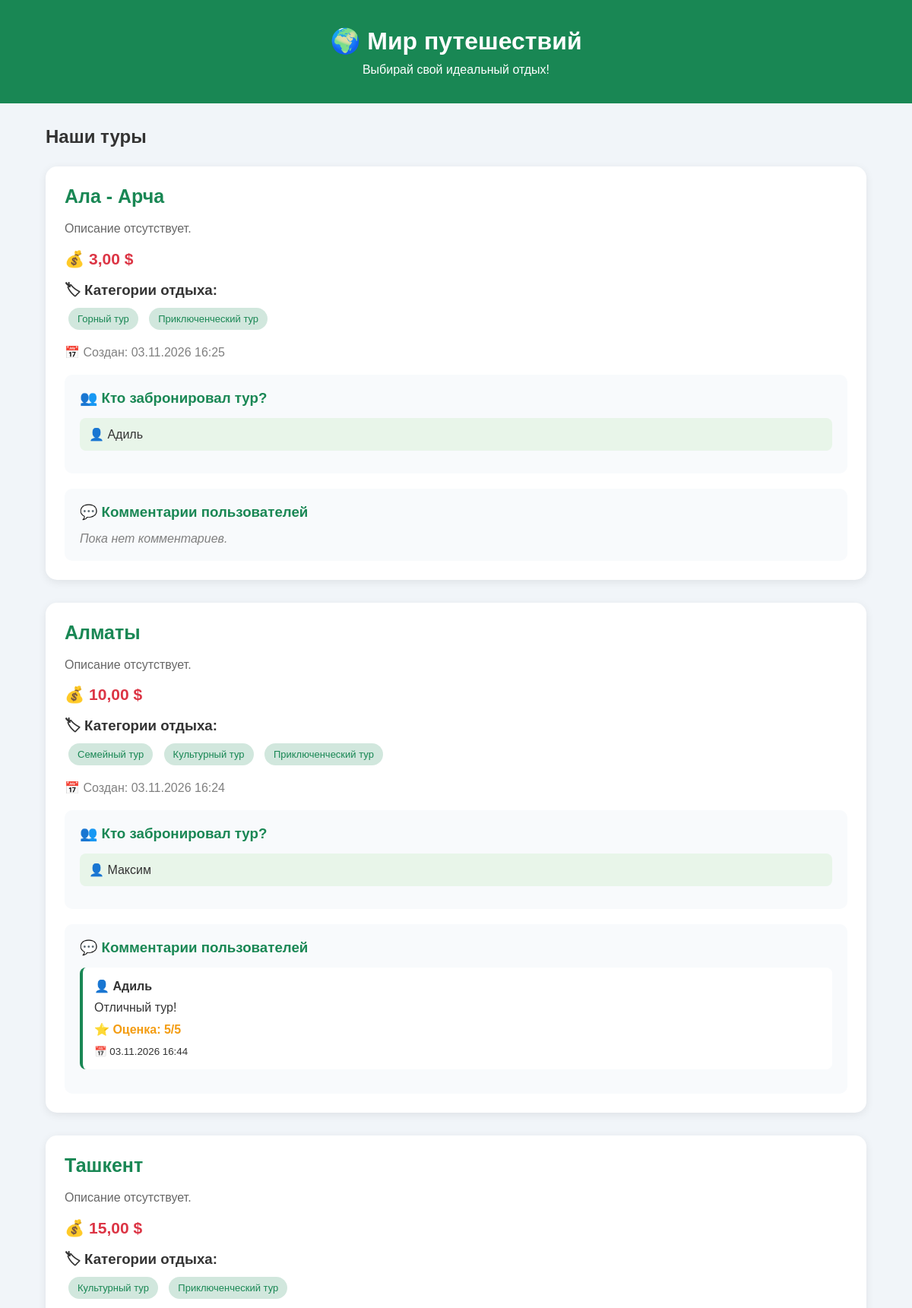
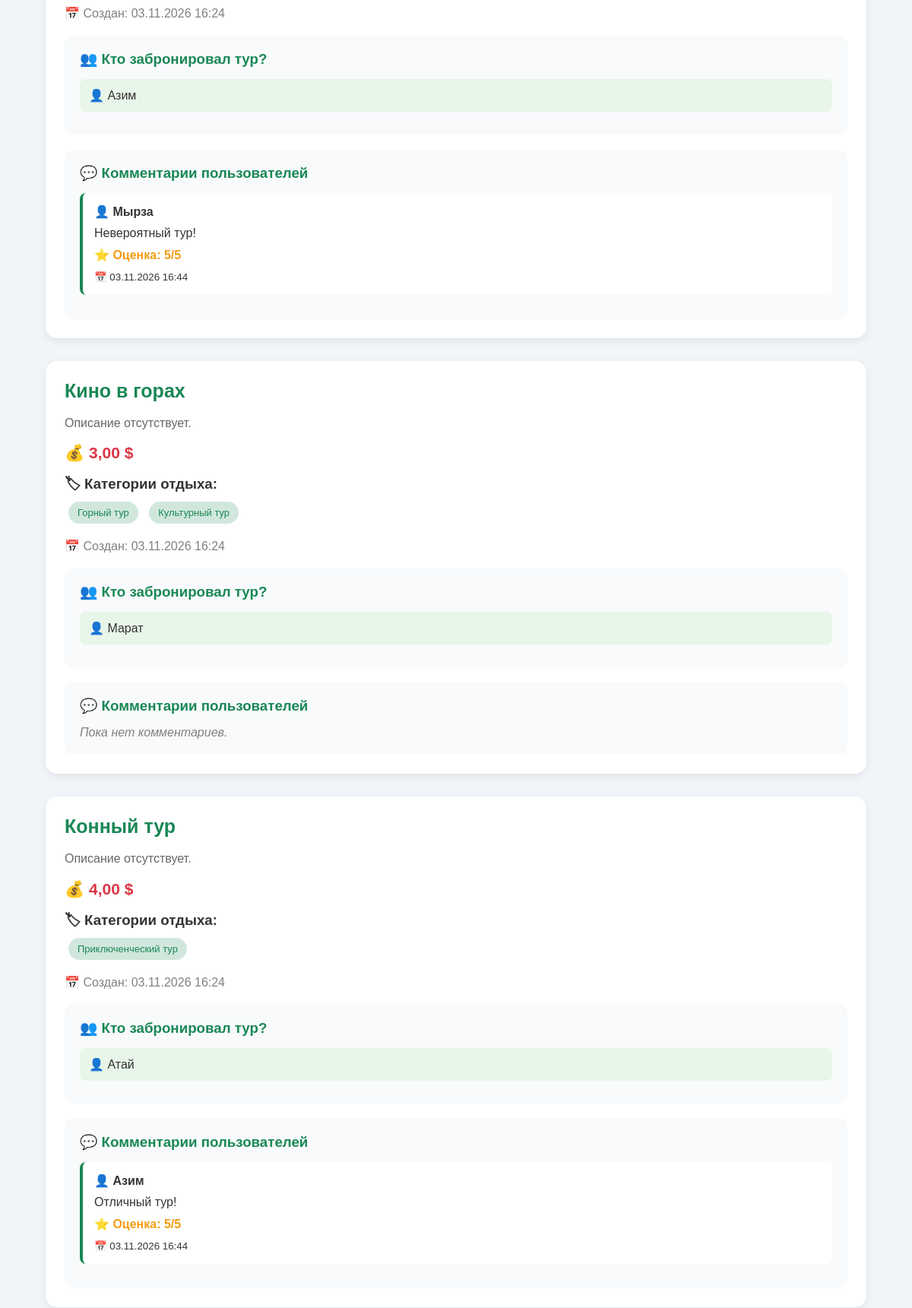
The page /tours/ (upper part) on the database its author committed (2 pictures, top to bottom).
### tour/models.py (models this page shows, shortened)
class Tour(models.Model):
    title = models.CharField(max_length=200)
    description = models.TextField(max_length=500, blank=True)
    price = models.DecimalField(max_digits=10, decimal_places=2)
    created_at = models.DateTimeField(auto_now_add=True)
    category = models.ManyToManyField(CategoryTour, blank=True)

class CategoryTour(models.Model):
    name = models.CharField(max_length=100)

class BookingTour(models.Model):
    person = models.OneToOneField(Person, on_delete=models.CASCADE)
    tour = models.ForeignKey(Tour, on_delete=models.CASCADE)

class Person(models.Model):
    name = models.CharField(max_length=100)

class CommentTour(models.Model):
    person = models.ForeignKey(Person, on_delete=models.CASCADE, null=True, blank=True)
    tour = models.ForeignKey(Tour, on_delete=models.CASCADE)
    description = models.TextField(default='Отличный тур!')
    mark = models.PositiveIntegerField(
        default=5,
        validators=[MinValueValidator(1), MaxValueValidator(5)]
    )
    created_at = models.DateTimeField(auto_now_add=True)

### tour/views.py (the view)
# urls.py: path('tours/', tour_list_view, name='tour_list'),
def tour_list_view(request):
    if request.method == "GET":
        tour = Tour.objects.all().order_by('-id')
    return render(request, 'tours_list.html', {'tour': tour})

### templates/tours_list.html (shortened to what this page needs)
<!DOCTYPE html>
<html lang="ru">
<head>
</head>
<body>
<header>
    <h1>🌍 Мир путешествий</h1>
    <p>Выбирай свой идеальный отдых!</p>
</header>
<div class="container">
    <h2 style="margin-bottom: 25px;">Наши туры</h2>
    {% for t in tour %}
    <div class="tour-card">
        <h2 class="tour-title">{{ t.title }}</h2>
        <p class="description">
            {{ t.description|default:"Описание отсутствует." }}
        </p>
        <p class="price">
            💰 {{ t.price }} $
        </p>
        <h3>🏷 Категории отдыха:</h3>
        {% for category in t.category.all %}
            <span class="category">{{ category.name }}</span>
        {% empty %}
            <p class="empty">Категории не указаны.</p>
        {% endfor %}
        <p class="date">
            📅 Создан: {{ t.created_at|date:"d.m.Y H:i" }}
        </p>
        <div class="section">
            <h3>👥 Кто забронировал тур?</h3>
            {% for booking in t.bookingtour_set.all %}
                <div class="booking">
                    👤 {{ booking.person.name }}
                </div>
            {% empty %}
                <p class="empty">Пока никто не забронировал этот тур.</p>
            {% endfor %}
        </div>
        <div class="section">
            <h3>💬 Комментарии пользователей</h3>
            {% for comment in t.commenttour_set.all %}
                <div class="comment">
                    <h4>
                        👤 {{ comment.person.name|default:"Аноним" }}
                    </h4>
                    <p>
                        {{ comment.description }}
                    </p>
                    <p class="rating">
                        ⭐ Оценка: {{ comment.mark }}/5
                    </p>
                    <small>
                        📅 {{ comment.created_at|date:"d.m.Y H:i" }}
                    </small>
                </div>
            {% empty %}
                <p class="empty">Пока нет комментариев.</p>
            {% endfor %}
        </div>
    </div>
    {% empty %}
        <p class="empty">Пока туров нет.</p>
    {% endfor %}
</div>
</body>
</html>

### templates/tours_list.html (style rules this page uses)
* { margin: 0; padding: 0; box-sizing: border-box; }
body { font-family: Arial, sans-serif; background: #f1f5f9; color: #333; }
header { background: #198754; color: white; text-align: center; padding: 35px; }
header h1 { margin-bottom: 10px; }
.container { width: 90%; max-width: 1100px; margin: 30px auto; }
.tour-card { background: white; padding: 25px; border-radius: 15px; margin-bottom: 30px; box-shadow: 0 3px 12px rgba(0,0,0,0.08); }
.tour-title { color: #198754; font-size: 25px; margin-bottom: 15px; }
.description { line-height: 1.6; color: #666; margin-bottom: 15px; }
.price { color: #dc3545; font-size: 21px; font-weight: bold; margin-bottom: 15px; }
.category { display: inline-block; background: #d1e7dd; color: #198754; padding: 7px 12px; border-radius: 20px; margin: 5px; font-size: 13px; }
.date { color: gray; margin-top: 15px; }
.section { background: #f8fafc; padding: 20px; border-radius: 10px; margin-top: 20px; }
.section h3 { margin-bottom: 15px; color: #198754; }
.booking { background: #e8f5e9; padding: 12px; border-radius: 8px; margin-bottom: 10px; }
.comment { background: white; padding: 15px; border-radius: 8px; border-left: 4px solid #198754; margin-bottom: 12px; }
.comment p { margin: 10px 0; }
.rating { color: #f39c12; font-weight: bold; }
.empty { color: gray; font-style: italic; }

### rows shown on the page
Tour: title "Ала - Арча", description "Описание отсутствует.", price "3,00", created_at "03.11.2026 16:25"
CategoryTour: name "Горный тур"
CategoryTour: name "Приключенческий тур"
BookingTour: person.name "Адиль"
Tour: title "Алматы", description "Описание отсутствует.", price "10,00", created_at "03.11.2026 16:24"
CategoryTour: name "Семейный тур"
CategoryTour: name "Культурный тур"
BookingTour: person.name "Максим"
CommentTour: person.name "Адиль", description "Отличный тур!", mark "5", created_at "03.11.2026 16:44"
Tour: title "Ташкент", description "Описание отсутствует.", price "15,00", created_at "03.11.2026 16:24"
BookingTour: person.name "Азим"
CommentTour: person.name "Мырза", description "Невероятный тур!", mark "5", created_at "03.11.2026 16:44"
Tour: title "Кино в горах", description "Описание отсутствует.", price "3,00", created_at "03.11.2026 16:24"
BookingTour: person.name "Марат"
Tour: title "Конный тур", description "Описание отсутствует.", price "4,00", created_at "03.11.2026 16:24"
BookingTour: person.name "Атай"
CommentTour: person.name "Азим", description "Отличный тур!", mark "5", created_at "03.11.2026 16:44"
